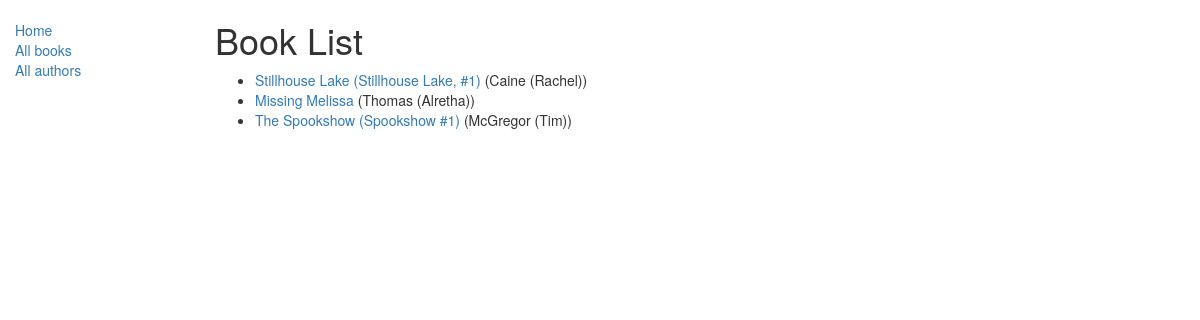
/catalog/books/, run on the app's committed database.
### catalog/models.py (models this page shows, shortened)
class Book(models.Model):
    title = models.CharField(max_length=200)
    author = models.ForeignKey('Author', on_delete=models.SET_NULL, null=True)
    summary = models.TextField(max_length=1000, help_text="Enter a brief description of the book")
    isbn = models.CharField(
        'ISBN',
        max_length=13,
        help_text="13 Character <a href='https://www.isbn-international.org/content/what-isbn'>ISBN number</a>"
    )
    genre = models.ManyToManyField(Genre, help_text="Select a genre for this book")
    language = models.ForeignKey('Language', on_delete=models.SET_NULL, null=True)
    def get_absolute_url(self):
        return reverse('book-detail', args=[str(self.id)])
    def display_genre(self):
        """
        Creates a string for the Genre.
        This is required to display genre in Admin.
        """
        return ', '.join([genre.name for genre in self.genre.all()[:3]])
    display_genre.short_description = 'Genre'

class Author(models.Model):
    first_name = models.CharField(max_length=100)
    last_name = models.CharField(max_length=100)
    date_of_birth = models.DateField(null=True, blank=True)
    date_of_death = models.DateField('Died', null=True, blank=True)
    def __str__(self):
        return "{0} ({1})".format(self.last_name, self.first_name)

### catalog/views.py (the view)
class BookListView(generic.ListView):
    model = Book
    context_object_name = 'book_list'
    template_name = 'catalog/book_list.html'
    paginate_by = 10

### catalog/templates/catalog/book_list.html
{% extends "base_generic.html" %}
{% block content %}
    <h1>Book List</h1>
    {% if book_list %}
    <ul>
      {% for book in book_list %}
      <li>
        <a href="{{ book.get_absolute_url }}">{{ book.title }}</a> ({{book.author}})
      </li>
      {% endfor %}
    </ul>
    {% else %}
      <p>There are no books in the library.</p>
    {% endif %}
{% endblock %}

### data on the page
Book: title "Stillhouse Lake (Stillhouse Lake, #1)", author "Caine (Rachel)"
Book: title "Missing Melissa", author "Thomas (Alretha)"
Book: title "The Spookshow (Spookshow #1)", author "McGregor (Tim)"
